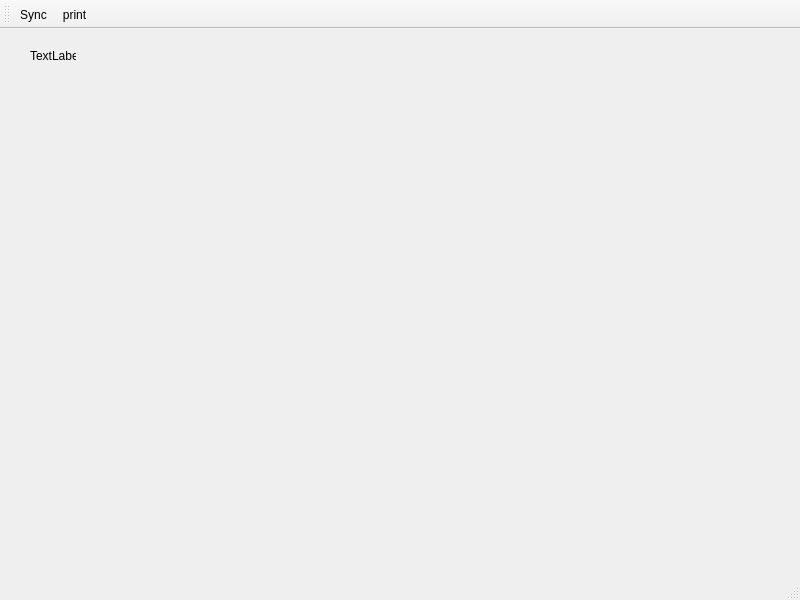
<?xml version="1.0" encoding="UTF-8"?>
<ui version="4.0">
 <class>MainWindow</class>
 <widget class="QMainWindow" name="MainWindow">
  <property name="geometry">
   <rect>
    <x>0</x>
    <y>0</y>
    <width>800</width>
    <height>600</height>
   </rect>
  </property>
  <property name="windowTitle">
   <string>MainWindow</string>
  </property>
  <widget class="QWidget" name="centralwidget">
   <widget class="QLabel" name="label">
    <property name="geometry">
     <rect>
      <x>30</x>
      <y>20</y>
      <width>46</width>
      <height>13</height>
     </rect>
    </property>
    <property name="text">
     <string>TextLabel</string>
    </property>
   </widget>
  </widget>
  <widget class="QMenuBar" name="menubar">
   <property name="geometry">
    <rect>
     <x>0</x>
     <y>0</y>
     <width>800</width>
     <height>21</height>
    </rect>
   </property>
  </widget>
  <widget class="QStatusBar" name="statusbar"/>
  <widget class="QToolBar" name="toolBar">
   <property name="windowTitle">
    <string>toolBar</string>
   </property>
   <attribute name="toolBarArea">
    <enum>TopToolBarArea</enum>
   </attribute>
   <attribute name="toolBarBreak">
    <bool>false</bool>
   </attribute>
   <addaction name="actionSync"/>
   <addaction name="actionPrint"/>
  </widget>
  <action name="actionSync">
   <property name="icon">
    <iconset resource="tmpresource.qrc">
     <normaloff>:/icon images/sync.ico</normaloff>:/icon images/sync.ico</iconset>
   </property>
   <property name="text">
    <string>Sync</string>
   </property>
  </action>
  <action name="actionPrint">
   <property name="icon">
    <iconset resource="tmpresource.qrc">
     <normaloff>:/icon images/print_pref.ico</normaloff>:/icon images/print_pref.ico</iconset>
   </property>
   <property name="text">
    <string>print</string>
   </property>
  </action>
 </widget>
 <resources>
  <include location="tmpresource.qrc"/>
 </resources>
 <connections/>
</ui>
